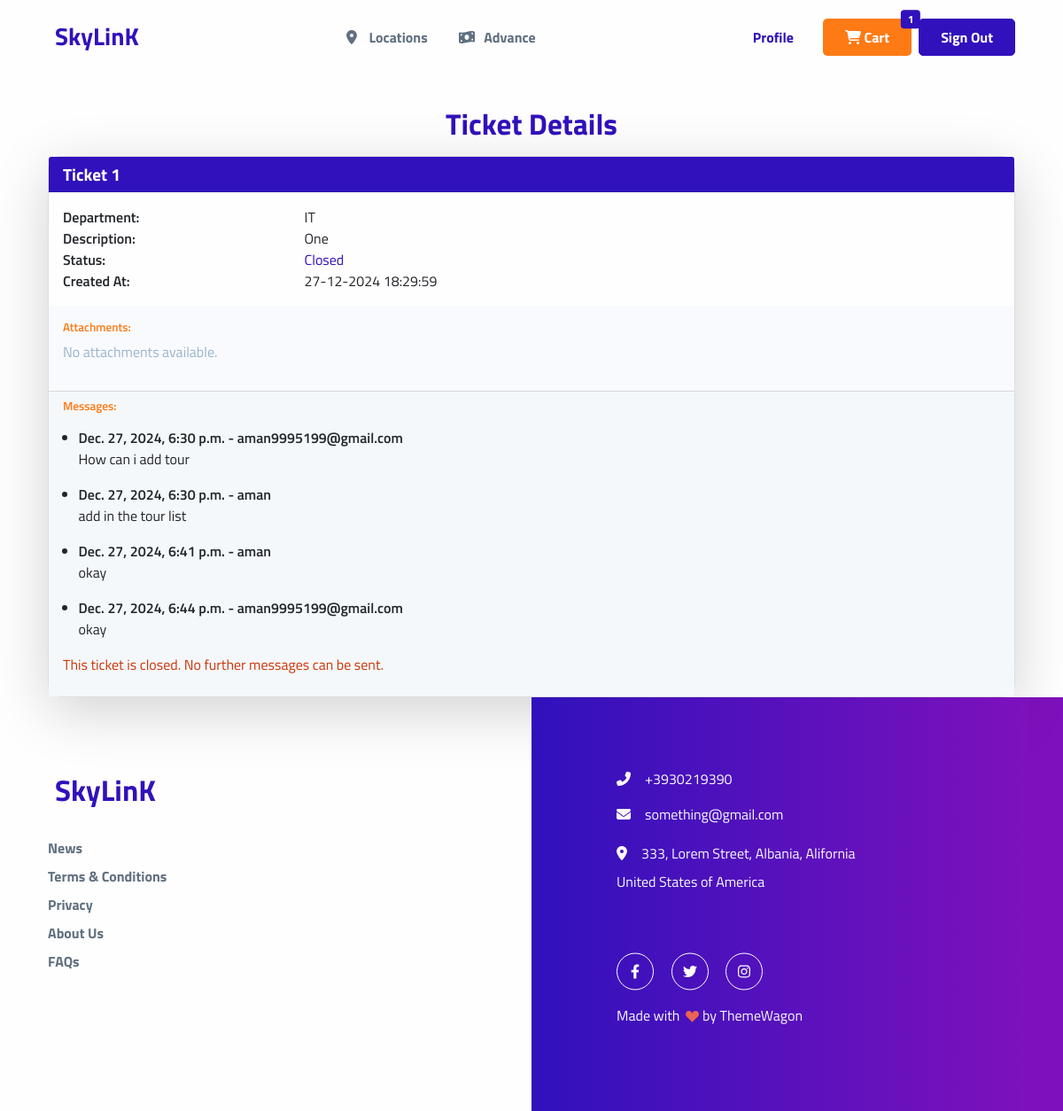
The page /ticket/2/ (signed in) on the database its author committed.
### travel/models.py (models this page shows, shortened)
class Ticket(models.Model):
    STATUS_CHOICES = [
        ('New', 'New'),
        ('In Progress', 'In Progress'),
        ('Resolved', 'Resolved'),
        ('Closed', 'Closed'),
    ]
    user = models.ForeignKey(
        User, on_delete=models.CASCADE, null=True, blank=True)
    subject = models.CharField(max_length=255)
    deparment = models.CharField(max_length=20, default='')
    description = models.TextField()
    status = models.CharField(
        max_length=20, choices=STATUS_CHOICES, default='New')
    attachments = models.FileField(
        upload_to='tickets/attachments/', blank=True, null=True)
    created_at = models.DateTimeField(auto_now_add=True)
    updated_at = models.DateTimeField(auto_now=True)

class TicketReply(models.Model):
    ticket = models.ForeignKey(
        Ticket, related_name='replies', on_delete=models.CASCADE)
    agent = models.ForeignKey(TicketAgent, null=True, blank=True,
                              on_delete=models.SET_NULL)  # Use TicketAgent for agents
    user = models.ForeignKey(User, on_delete=models.CASCADE, default=1)
    message = models.TextField()
    created_at = models.DateTimeField(auto_now_add=True)

### travel/views.py (the view)
# urls.py: path('ticket/<int:pk>/', views.ticket_detail, name='ticket_detail'),
@my_login_required
def ticket_detail(request, pk):
    ticket = get_object_or_404(Ticket, pk=pk)
    replies = ticket.replies.order_by('created_at')
    if request.method == 'POST':
        if ticket.status != 'Closed':
            form = TicketReplyForm(request.POST)
            if form.is_valid():
                reply = form.save(commit=False)
                reply.ticket = ticket
                try:
                    agent = TicketAgent.objects.get(user=request.user)
                    reply.agent = agent  # Assign as agent
                except TicketAgent.DoesNotExist:
                    reply.user = request.user  # Regular user reply
                reply.save()
                return redirect('ticket_detail', pk=ticket.pk)
        else:
            error = 'This ticket is closed and cannot accept new messages.'
            form = TicketReplyForm()  # Reset the form
            return render(request, 'helpdesk/ticket_detail.html', {
                'ticket': ticket,
                'replies': replies,
                'form': form,
                'error': error,
            })
    else:
        form = TicketReplyForm()
    return render(request, 'helpdesk/ticket_detail.html', {
        'ticket': ticket,
        'replies': replies,
        'form': form,
    })

### travel/context_processors.py (called while the page is built, shortened)
def cart_items_count(request):
    if request.user.is_authenticated:
        cart, _ = Cart.objects.get_or_create(user=request.user)
    return {'cart_items_count': cart.items.count()}

### travel/templates/helpdesk/ticket_detail.html
{% extends 'base.html' %}
{% block content %}
<div class="container mt-8">
    <h2 class="mb-3 text-center text-primary">Ticket Details</h2>
    <div class="card shadow-lg rounded-4">
        <div class="card-header bg-primary">
            <h5 class="mb-0 text-white">{{ ticket.subject }}</h5>
        </div>
        <div class="card-body">
            <div class="row">
                <div class="col-md-3">
                    <strong>Department:</strong>
                </div>
                <div class="col-md-9">
                    {{ ticket.deparment }}
                </div>
            </div>
            <div class="row">
                <div class="col-md-3">
                    <strong>Description:</strong>
                </div>
                <div class="col-md-9">
                    {{ ticket.description }}
                </div>
            </div>
            <div class="row">
                <div class="col-md-3">
                    <strong>Status:</strong>
                </div>
                <div class="col-md-9">
                    <span class="text-primary">{{ ticket.get_status_display }}</span>
                </div>
            </div>
            <div class="row">
                <div class="col-md-3">
                    <strong>Created At:</strong>
                </div>
                <div class="col-md-9">
                    {{ ticket.created_at|date:"d-m-Y H:i:s" }}
                </div>
            </div>
        </div>
        <div class="card-body bg-light">
            <h6 class="text-secondary"><strong>Attachments:</strong></h6>
            {% if ticket.attachments %}
                <a href="{{ ticket.attachments.url }}" download class="btn btn-link text-decoration-none">
                    <i class="fas fa-paperclip"></i> {{ ticket.attachments.name }}
                </a>
            {% else %}
                <p class="text-muted">No attachments available.</p>
            {% endif %}
        </div>
<div class="card-footer">
    <h6 class="text-secondary mb-3"><strong>Messages:</strong></h6>
    <ul>
        {% for reply in replies %}
        <li>
            <strong>{{ reply.created_at }} -
                {% if reply.agent %}
                    Agent: {{ reply.agent.user.username }}
                {% else %}
                  {{ reply.user.username }}
                {% endif %}
            </strong>
            <p>{{ reply.message }}</p>
        </li>
        {% endfor %}
    </ul>
    {% if ticket.status != 'Closed' %}
    <form method="POST" class="d-flex flex-column">
        {% csrf_token %}
        <div class="form-group">
            {{ form.message }}
        </div>
        <button type="submit" class="btn btn-primary mt-2">Send Message</button>
    </form>
    {% elif error %}
    <p class="text-danger mt-3">{{ error }}</p>
    {% else %}
    <p class="text-danger mt-3">This ticket is closed. No further messages can be sent.</p>
    {% endif %}
</div>
    </div>
</div>
{% endblock %}

### rows shown on the page
Ticket: subject "Ticket 1", deparment "IT", description "One", status "Closed", created_at "27-12-2024 18:29:59"
TicketReply: created_at "Dec. 27, 2024, 6:30 p.m.", user.username "aman9995199@gmail.com", message "How can i add tour"
TicketReply: created_at "Dec. 27, 2024, 6:30 p.m.", user.username "aman", message "add in the tour list"
TicketReply: created_at "Dec. 27, 2024, 6:41 p.m.", user.username "aman", message "okay"
TicketReply: created_at "Dec. 27, 2024, 6:44 p.m.", user.username "aman9995199@gmail.com", message "okay"

### other values the page prints
{{ cart_items_count }} "1"
